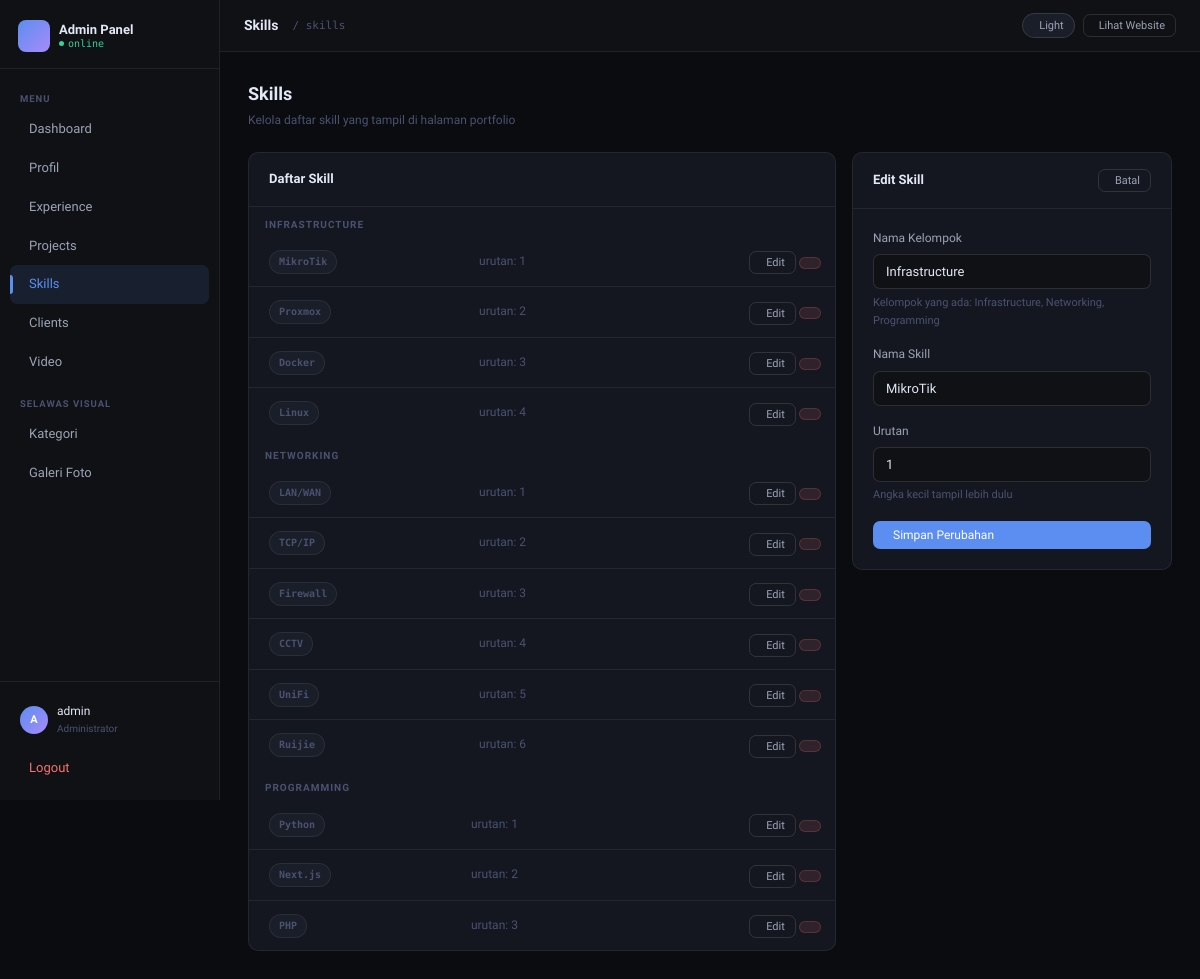
/admin/skills.php?edit=10 (signed in), run on the app's committed database.
### tables this page shows
CREATE TABLE `skills` (
  `id` int(11) NOT NULL,
  `group_name` varchar(100) NOT NULL COMMENT 'Nama kelompok, cth: Programming',
  `skill_name` varchar(100) NOT NULL COMMENT 'Nama skill, cth: PHP',
  `sort_order` int(11) DEFAULT 0
);

### admin/skills.php (the view, shortened to what this page needs)
<?php
require 'koneksi.php';
$edit = null;
if (isset($_GET['edit'])) {
    $edit = $pdo->prepare("SELECT * FROM skills WHERE id=?");
    $edit->execute([(int)$_GET['edit']]);
    $edit = $edit->fetch();
}
$skills_raw = $pdo->query("SELECT * FROM skills ORDER BY group_name, sort_order, skill_name")->fetchAll();
$groups = [];
foreach ($skills_raw as $s) {
    $groups[$s['group_name']][] = $s;
}
require '_layout.php';
?>
<div class="page-head">
  <div class="page-head-left">
    <h2>Skills</h2>
    <p>Kelola daftar skill yang tampil di halaman portfolio</p>
  </div>
</div>
<div style="display:grid;grid-template-columns:1fr 320px;gap:16px;align-items:start">
  <div class="card">
    <div class="card-header"><span class="card-title">Daftar Skill</span></div>
    <div style="overflow-x:auto">
      <?php if (empty($skills_raw)): ?>
        <p style="padding:20px;color:var(--text-dim)">Belum ada skill. Tambahkan di form sebelah kanan.</p>
      <?php else: ?>
        <?php foreach ($groups as $gname => $items): ?>
          <div style="padding:10px 16px 4px;font-size:10px;font-weight:600;letter-spacing:0.1em;text-transform:uppercase;color:var(--text-dim)">
            <?= htmlspecialchars($gname) ?>
          </div>
          <table class="table" style="margin-bottom:0">
            <tbody>
              <?php foreach ($items as $s): ?>
              <tr>
                <td style="padding-left:20px">
                  <span class="badge badge-dim"><?= htmlspecialchars($s['skill_name']) ?></span>
                </td>
                <td style="color:var(--text-dim);font-size:12px">urutan: <?= $s['sort_order'] ?></td>
                <td style="text-align:right;white-space:nowrap">
                  <a href="skills.php?edit=<?= $s['id'] ?>" class="btn btn-ghost btn-sm">
                    <i class="lucide lucide-pencil"></i> Edit
                  </a>
                  <a href="skills.php?hapus=<?= $s['id'] ?>" class="btn btn-danger btn-sm"
                     onclick="return confirm('Hapus skill <?= htmlspecialchars($s['skill_name']) ?>?')">
                  </a>
                </td>
              </tr>
              <?php endforeach; ?>
            </tbody>
          </table>
        <?php endforeach; ?>
      <?php endif; ?>
    </div>
  </div>
  <div class="card">
    <div class="card-header">
      <span class="card-title"><?= $edit ? 'Edit Skill' : 'Tambah Skill' ?></span>
      <?php if ($edit): ?>
        <a href="skills.php" class="btn btn-ghost btn-sm"><i class="lucide lucide-x"></i> Batal</a>
      <?php endif; ?>
    </div>
    <div class="card-body">
      <form method="POST">
        <div class="form-group">
          <label class="form-label">Nama Kelompok</label>
          <input type="text" name="group_name" class="form-control"
                 placeholder="cth: Programming, Networking, Infrastructure"
                 value="<?= htmlspecialchars($edit['group_name'] ?? '') ?>" required>
          <?php if (!empty($groups)): ?>
            <div class="form-sub" style="margin-top:5px">Kelompok yang ada:
              <?= implode(', ', array_map('htmlspecialchars', array_keys($groups))) ?>
            </div>
          <?php endif; ?>
        </div>
        <div class="form-group">
          <label class="form-label">Nama Skill</label>
          <input type="text" name="skill_name" class="form-control"
                 placeholder="cth: PHP, Docker, MikroTik"
                 value="<?= htmlspecialchars($edit['skill_name'] ?? '') ?>" required>
        </div>
        <div class="form-group">
          <label class="form-label">Urutan</label>
          <input type="number" name="sort_order" class="form-control" min="0"
                 value="<?= htmlspecialchars($edit['sort_order'] ?? 0) ?>">
          <div class="form-sub">Angka kecil tampil lebih dulu</div>
        </div>
        <button type="submit" class="btn btn-primary" style="width:100%">
          <?= $edit ? 'Simpan Perubahan' : 'Tambah Skill' ?>
        </button>
      </form>
    </div>
  </div>
</div>
</div></div>
</body></html>

### admin/_layout.php (style rules this page uses)
[data-theme="dark"] { --bg: #0a0c0f; --bg2: #0f1115; --surface: #141720; --surface2: #1a1e28; --border: rgba(255,255,255,0.07); --border2: rgba(255,255,255,0.12); --text: #9ba3b5; --text-hi: #e2e8f4; --text-dim: #4a5270; --accent: #5b8ef0; --accent2: #3d6fd6; --accent-g: linear-gradient(135deg, #5b8ef0, #a78bfa); --green: #34d399; --amber: #fbbf24; --red: #f87171; --shadow: 0 4px 24px rgba(0,0,0,0.5); }
:root { --r: 10px; --r2: 7px; --sidebar: 220px; --font: 'Geist', system-ui, sans-serif; --mono: 'Geist Mono', monospace; }
*, *::before, *::after { box-sizing: border-box; margin: 0; padding: 0; }
html { font-size: 14px; scroll-behavior: smooth; }
body { font-family: var(--font); background: var(--bg); color: var(--text); min-height: 100vh; line-height: 1.6; display: flex; transition: background 0.2s, color 0.2s; will-change: background; }
.card { background: var(--surface); border: 1px solid var(--border); border-radius: var(--r); overflow: hidden; transition: background 0.2s, border-color 0.2s; }
.card-body { padding: 20px; }
.card-header { padding: 16px 20px; border-bottom: 1px solid var(--border); display: flex; align-items: center; justify-content: space-between; gap: 12px; }
.card-title { font-size: 13px; font-weight: 600; color: var(--text-hi); }
.btn { display: inline-flex; align-items: center; gap: 6px; padding: 8px 14px; border-radius: var(--r2); font-size: 12px; font-weight: 500; border: none; cursor: pointer; text-decoration: none; transition: all 0.15s; font-family: var(--font); line-height: 1; }
.btn-primary { background: var(--accent); color: #fff; }
.btn-ghost { background: transparent; border: 1px solid var(--border2); color: var(--text); }
.btn-danger { background: rgba(248,113,113,0.12); color: var(--red); border: 1px solid rgba(248,113,113,0.2); }
.btn-sm { padding: 5px 10px; font-size: 11px; }
table { width: 100%; border-collapse: collapse; }
tbody td { padding: 12px 14px; border-bottom: 1px solid var(--border); font-size: 13px; vertical-align: middle; }
tbody tr:last-child td { border-bottom: none; }
.badge { display: inline-flex; align-items: center; gap: 4px; padding: 3px 9px; border-radius: 99px; font-size: 10px; font-weight: 600; font-family: var(--mono); }
.badge-dim { background: var(--surface2); color: var(--text-dim); border: 1px solid var(--border); }
.form-group { margin-bottom: 16px; }
.form-label { display: block; font-size: 12px; color: var(--text); margin-bottom: 6px; font-weight: 500; }
.form-sub { font-size: 11px; color: var(--text-dim); margin-top: 4px; }
.form-control { width: 100%; padding: 9px 12px; background: var(--bg2); border: 1px solid var(--border2); border-radius: var(--r2); color: var(--text-hi); font-size: 13px; font-family: var(--font); transition: border-color 0.15s, box-shadow 0.15s; outline: none; }
.form-control::placeholder { color: var(--text-dim); }
.page-head { display: flex; align-items: center; justify-content: space-between; gap: 12px; margin-bottom: 22px; flex-wrap: wrap; }
.page-head-left h2 { font-size: 18px; font-weight: 600; color: var(--text-hi); }
.page-head-left p { font-size: 12px; color: var(--text-dim); margin-top: 2px; }

### data on the page
skills: skill_name "MikroTik", sort_order "1", group_name "Infrastructure"
skills: skill_name "Proxmox", sort_order "2"
skills: skill_name "Docker", sort_order "3"
skills: skill_name "Linux", sort_order "4"
skills: skill_name "LAN/WAN", sort_order "1"
skills: skill_name "TCP/IP", sort_order "2"
skills: skill_name "Firewall", sort_order "3"
skills: skill_name "CCTV", sort_order "4"
skills: skill_name "UniFi", sort_order "5"
skills: skill_name "Ruijie", sort_order "6"
skills: skill_name "Python", sort_order "1"
skills: skill_name "Next.js", sort_order "2"
skills: skill_name "PHP", sort_order "3"

### other printed values
$m['label'] "Dashboard"
$m['label'] "Profil"
$m['label'] "Experience"
$m['label'] "Projects"
$m['label'] "Skills"
$m['label'] "Clients"
$m['label'] "Video"
$m['label'] "Kategori"
$m['label'] "Galeri Foto"
substr($_SESSION['username'] ?? 'A', 0, 1) "A"
$_SESSION['username'] "admin"
$page_title "Skills"
$active_menu "skills"
$gname "INFRASTRUCTURE"
$gname "NETWORKING"
